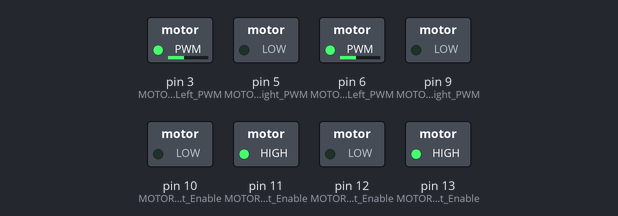
The sketch below on a simulated Arduino Uno, built with avr-gcc and run on an emulated ATmega328P. Parts: switched loads named in the sketch (green lamp = pin HIGH). What the sketch prints to the serial monitor is not drawn.

Above: at 0.12 s.
At 5.05 s:
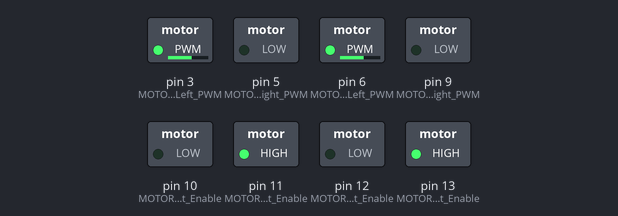
At 10.1 s:
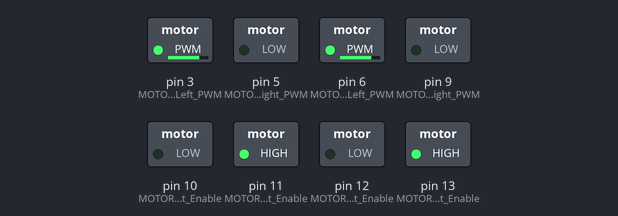
At 31.16 s:
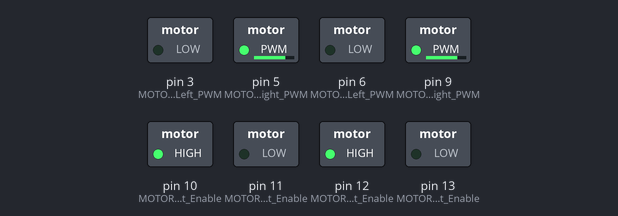
At 39.83 s:
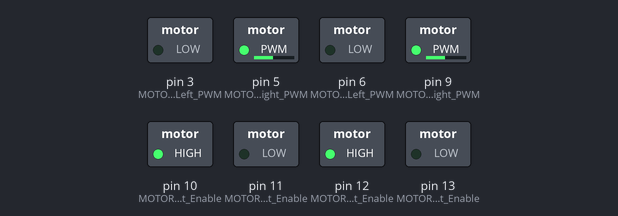
Timing chart, 0 to 40.0 s (numbered marks = the images above):
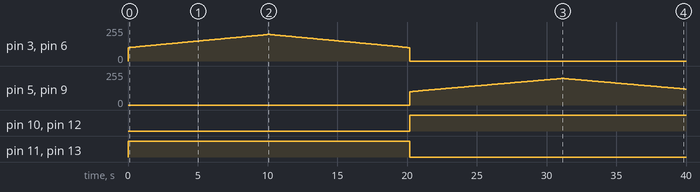

The sketch:

motor_test.ino
```cpp
#define MOTOR1_Left_PWM 3
#define MOTOR1_Left_Enable 11
#define MOTOR1_Right_PWM 5
#define MOTOR1_Right_Enable 10

#define MOTOR2_Left_PWM 6
#define MOTOR2_Left_Enable 13
#define MOTOR2_Right_PWM 9
#define MOTOR2_Right_Enable 12

enum rotation
{
  LEFT,
  RIGHT,
  NONE
};

void set_motors_pins_output(void);
void motor_control(uint8_t, uint8_t, rotation);
void set_motors_pins_off(void);


void setup() {
  Serial.begin(115200);
  set_motors_pins_off();
  set_motors_pins_output();

}

void loop() {


  int counter = 0;
  int counter_dir = 1;
  rotation rot = RIGHT;
  uint8_t motor_speed= 0;

 while(1)
 {
    if(counter == 10000)
    {
      counter_dir = -1;
    }
    if(counter == 0)
    {
      if (rot == LEFT)
        rot = RIGHT;
      else
        rot = LEFT;
      counter_dir = 1;
    }

    counter += counter_dir;
    Serial.println(counter);
    if ( rot == LEFT) Serial.println("left");
    else Serial.println("right");
    motor_speed = map(counter,0,10000,100,200);
    //motorControl(1,motor_speed,rot);
    motorControl(1,motor_speed,rot);
    motorControl(2,motor_speed,rot);
 }
}


void turnOffMotors()
{
  motorControl(1,0,NONE);
  motorControl(2,0,NONE);

}
void motorControl(uint8_t motor_number, uint8_t motor_speed, rotation motor_direction)
{
  if (motor_number == 1)
  {
    if (motor_direction == LEFT)
    {
      digitalWrite(MOTOR1_Right_Enable, LOW);
      analogWrite(MOTOR1_Right_PWM, 0);

      digitalWrite(MOTOR1_Left_Enable, HIGH);
      analogWrite(MOTOR1_Left_PWM, motor_speed);

    }
    else if(motor_direction == RIGHT)
    {
      digitalWrite(MOTOR1_Left_Enable, LOW);
      analogWrite(MOTOR1_Left_PWM, 0);

      digitalWrite(MOTOR1_Right_Enable, HIGH);
      analogWrite(MOTOR1_Right_PWM, motor_speed);
    }
    else
      set_motors_pins_off;

  }
  else if (motor_number == 2)
  {
    if (motor_direction == LEFT)
    {
      digitalWrite(MOTOR2_Right_Enable, LOW);
      analogWrite(MOTOR2_Right_PWM, 0);

      digitalWrite(MOTOR2_Left_Enable, HIGH);
      analogWrite(MOTOR2_Left_PWM, motor_speed);

    }
    else if(motor_direction == RIGHT)
    {
      digitalWrite(MOTOR2_Left_Enable, LOW);
      analogWrite(MOTOR2_Left_PWM, 0);

      digitalWrite(MOTOR2_Right_Enable, HIGH);
      analogWrite(MOTOR2_Right_PWM, motor_speed);
    }
  }
    else
      set_motors_pins_off;
}
void set_motors_pins_output(void)
{
  pinMode(MOTOR1_Left_PWM, OUTPUT);
  pinMode(MOTOR1_Left_Enable, OUTPUT);
  pinMode(MOTOR1_Right_PWM, OUTPUT);
  pinMode(MOTOR1_Right_Enable, OUTPUT);

  pinMode(MOTOR2_Left_PWM, OUTPUT);
  pinMode(MOTOR2_Left_Enable, OUTPUT);
  pinMode(MOTOR2_Right_PWM, OUTPUT);
  pinMode(MOTOR2_Right_Enable, OUTPUT);
}
void set_motors_pins_off(void)
{
  digitalWrite(MOTOR1_Left_Enable, LOW);
  digitalWrite(MOTOR1_Right_Enable, LOW);
  analogWrite(MOTOR1_Left_PWM, 0);
  analogWrite(MOTOR1_Right_PWM, 0);

  digitalWrite(MOTOR2_Left_Enable, LOW);
  digitalWrite(MOTOR2_Right_Enable, LOW);
  analogWrite(MOTOR2_Left_PWM, 0);
  analogWrite(MOTOR2_Right_PWM, 0);
}
```

Measured:
- by itself, pin 3 (MOTOR1_Left_PWM), pin 6 (MOTOR2_Left_PWM): rises from 0/255 to 199/255 in 10.0 s, then falls to 0/255 in 10.2 s
- by itself, pin 5 (MOTOR1_Right_PWM), pin 9 (MOTOR2_Right_PWM): rises from 0/255 to 199/255 in 10.8 s, then falls to 120/255 in 8.8 s
- by itself, pin 10 (MOTOR1_Right_Enable), pin 12 (MOTOR2_Right_Enable): LOW → HIGH at 20.2 s
- by itself, pin 11 (MOTOR1_Left_Enable), pin 13 (MOTOR2_Left_Enable): LOW → HIGH at 0.00 s, → LOW 20.2 s later
